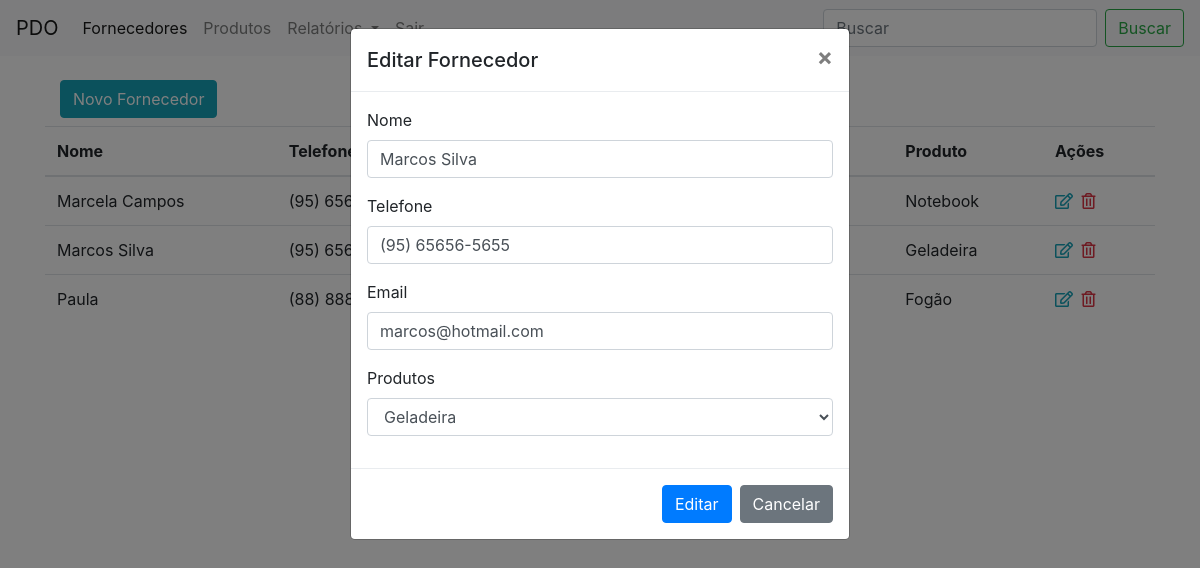
The page /painel.php?acao=editar&id=5 (signed in) on the database its author committed.
### tables this page shows
CREATE TABLE `fornecedores` (
  `id` int(11) NOT NULL,
  `nome` varchar(25) NOT NULL,
  `telefone` varchar(15) NOT NULL,
  `email` varchar(30) NOT NULL,
  `produto` int(11) NOT NULL
);

CREATE TABLE `produtos` (
  `id` int(11) NOT NULL,
  `nome` varchar(25) NOT NULL,
  `descricao` varchar(50) NOT NULL,
  `data` date NOT NULL
);

### painel.php (the view, shortened to what this page needs)
<?php
require_once("conexao.php");
 ?>
<!DOCTYPE html>
<html>
<head>
	<link rel="stylesheet" href="https://maxcdn.bootstrapcdn.com/bootstrap/4.0.0/css/bootstrap.min.css">
	<link rel="stylesheet" href="https://cdnjs.cloudflare.com/ajax/libs/font-awesome/5.11.2/css/all.css">
</head>
<body>
	<nav class="navbar navbar-expand-lg navbar-light bg-light">
  <a class="navbar-brand" href="painel.php">PDO</a>
  <div class="collapse navbar-collapse" id="navbarSupportedContent">
    <ul class="navbar-nav mr-auto">
      <li class="nav-item active">
        <a class="nav-link" href="painel.php">Fornecedores <span class="sr-only">(current)</span></a>
      </li>
      <li class="nav-item">
        <a class="nav-link" href="produtos.php">Produtos</a>
      </li>
      <li class="nav-item dropdown">
        <a class="nav-link dropdown-toggle" href="#" id="navbarDropdown" role="button" data-toggle="dropdown" aria-haspopup="true" aria-expanded="false">
          Relatórios
        </a>
      </li>
       <li class="nav-item">
        <a class="nav-link" href="logout.php">Sair</a>
      </li>
    </ul>
    <form class="form-inline my-2 my-lg-0">
      <input class="form-control mr-sm-2" type="search" placeholder="Buscar" aria-label="Search" name="txtbuscar">
      <button class="btn btn-outline-success my-2 my-sm-0" type="submit" name="buscar">Buscar</button>
    </form>
  </div>
</nav>
<div class="container">
	<div class="col-md-12">
		<button class="btn btn-info mt-4 mb-2" data-toggle="modal" data-target="#modal">Novo Fornecedor</button>
	</div>
	<table class="table">
	  <thead>
	    <tr>
	      <th scope="col">Nome</th>
	      <th scope="col">Telefone</th>
	      <th scope="col">Email</th>
	      <th scope="col">Produto</th>
	      <th scope="col">Ações</th>
	    </tr>
	  </thead>
	  <tbody>
	  	<?php
	  		if(isset($_GET['buscar']) and $_GET['txtbuscar'] != ''){
	  			$nome_buscar = $_GET['txtbuscar'] . '%';
	  			$res = $conexao->query("SELECT * from fornecedores where nome LIKE '$nome_buscar' order by nome asc");
	  		}else{
	  			$res = $conexao->query("SELECT * from fornecedores order by nome asc");
	  		}
			$dados = $res->fetchAll(PDO::FETCH_ASSOC);
			for ($i=0; $i < count($dados); $i++) {
				foreach ($dados[$i] as $key => $value) {
				$id = $dados[$i]['id'];
				$nome = $dados[$i]['nome'];
				$telefone = $dados[$i]['telefone'];
				$email = $dados[$i]['email'];
				$produto = $dados[$i]['produto'];
				$res_p = $conexao->query("SELECT * from produtos where id = '$produto'");
				$dados_p = $res_p->fetch(PDO::FETCH_ASSOC);
					foreach ($dados_p as $key => $value) {
					$nome_produto = $dados_p['nome'];
					}
				}
				?>
	    <tr>
	      	<td><?php echo $nome ?></td>
	     	<td><?php echo $telefone ?></td>
	    	<td><?php echo $email ?></td>
	    	<td><?php echo $nome_produto ?></td>
	       <td>
	      	<a href="painel.php?acao=editar&id=<?php echo $id; ?>" class="text-info mr-1"><i class="far fa-edit"></i></a>
	      	<a href="painel.php?acao=excluir&id=<?php echo $id; ?>" class="text-danger"><i class="far fa-trash-alt"></i></a>
	      </td>
	    </tr>
	<?php } ?>
	  </tbody>
	</table>
</div>
</body>
</html>
			    	<?php
			    	$res = $conexao->query("SELECT * from produtos order by nome asc");
			    	$dados = $res->fetchAll(PDO::FETCH_ASSOC);
					for ($i=0; $i < count($dados); $i++) {
						foreach ($dados[$i] as $key => $value) {
						$nome = $dados[$i]['nome'];
						}
						?>
			  <?php } ?>
<?php
if(@$_GET['acao'] == 'editar'){
	$id = $_GET['id'];
$res = $conexao->query("SELECT * from fornecedores where id = '$id'");
$dados = $res->fetch(PDO::FETCH_ASSOC);
foreach ($dados as $key => $value) {
	$nome = $dados['nome'];
	$telefone = $dados['telefone'];
	$email = $dados['email'];
	$produto = $dados['produto'];
	$res_p = $conexao->query("SELECT * from produtos where id = '$produto'");
				$dados_p = $res_p->fetch(PDO::FETCH_ASSOC);
					foreach ($dados_p as $key => $value) {
					$nome_produto = $dados_p['nome'];
					}
}
?>
<div class="modal" id="modalEditar" tabindex="-1" role="dialog">
  <div class="modal-dialog" role="document">
    <div class="modal-content">
      <div class="modal-header">
        <h5 class="modal-title">Editar Fornecedor</h5>
        <button type="button" class="close" data-dismiss="modal" aria-label="Close">
          <span aria-hidden="true">&times;</span>
        </button>
      </div>
      <div class="modal-body">
       		<form method="post">
       		  <div class="form-group">
			    <label for="exampleFormControlInput1">Nome</label>
			    <input type="text" class="form-control" id="exampleFormControlInput1" name="nome" placeholder="Nome" value="<?php echo $nome ?>">
			  </div>
			   <div class="form-group">
			    <label for="exampleFormControlInput1">Telefone</label>
			    <input type="text" class="form-control" id="telefone" name="telefone" placeholder="Telefone" value="<?php echo $telefone ?>">
			  </div>
			  <div class="form-group">
			    <label for="exampleFormControlInput1">Email</label>
			    <input type="email" class="form-control" id="exampleFormControlInput1" name="email" placeholder="name@example.com" value="<?php echo $email ?>">
			  </div>
			  <div class="form-group">
			    <label for="exampleFormControlSelect1">Produtos</label>
			    <select class="form-control" name="produto" id="exampleFormControlSelect1">
			    	<option value="<?php echo $produto ?>"><?php echo $nome_produto ?></option>
			    </select>
			  </div>
      </div>
	      <div class="modal-footer">
	        <button type="submit" name="editar" class="btn btn-primary">Editar</button>
	        <button type="button" class="btn btn-secondary" data-dismiss="modal">Cancelar</button>
	      </div>
    </div>
  </div>
</div>
<?php } ?>

### rows shown on the page
fornecedores: nome "Marcela Campos", telefone "(95)…", produtos.nome "Notebook"
fornecedores: nome "Marcos Silva", telefone "(95)…", produtos.nome "Geladeira", telefone "(95) 65656-5655", email "marcos@hotmail.com"
fornecedores: nome "Paula", telefone "(88)…", produtos.nome "Fogão"
produtos: produto "Geladeira"
